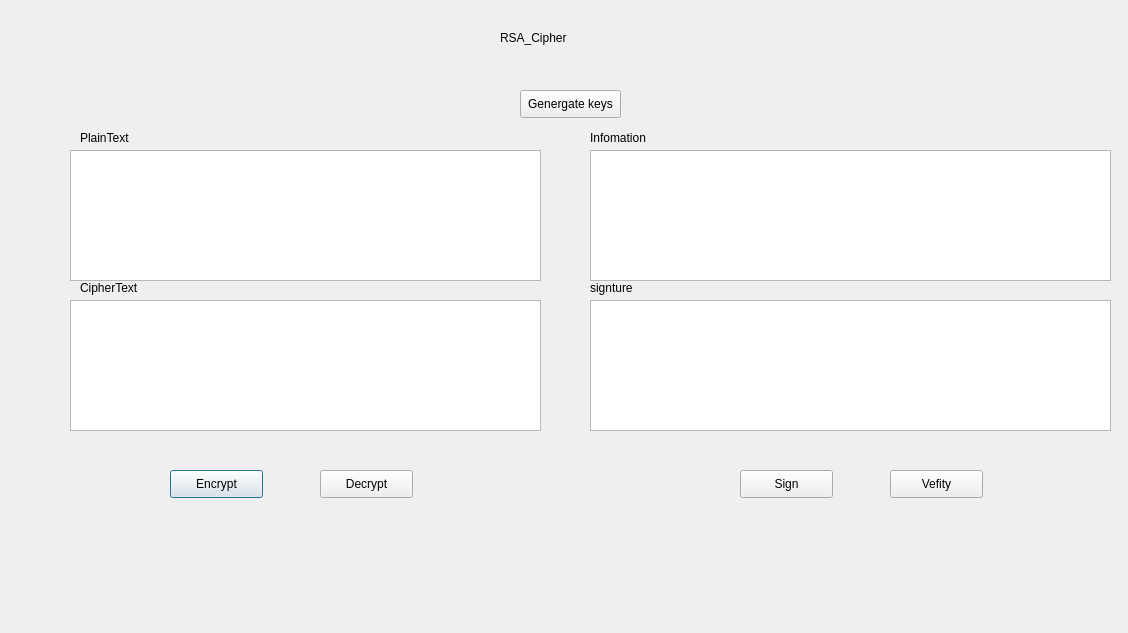
<?xml version="1.0" encoding="UTF-8"?>
<ui version="4.0">
 <class>rsa_cipher</class>
 <widget class="QDialog" name="rsa_cipher">
  <property name="geometry">
   <rect>
    <x>0</x>
    <y>0</y>
    <width>1128</width>
    <height>633</height>
   </rect>
  </property>
  <property name="windowTitle">
   <string>Dialog</string>
  </property>
  <widget class="QPushButton" name="btn_encrypt">
   <property name="geometry">
    <rect>
     <x>170</x>
     <y>470</y>
     <width>93</width>
     <height>28</height>
    </rect>
   </property>
   <property name="text">
    <string>Encrypt</string>
   </property>
  </widget>
  <widget class="QLabel" name="label">
   <property name="geometry">
    <rect>
     <x>80</x>
     <y>130</y>
     <width>55</width>
     <height>16</height>
    </rect>
   </property>
   <property name="text">
    <string>PlainText</string>
   </property>
  </widget>
  <widget class="QLabel" name="label_2">
   <property name="geometry">
    <rect>
     <x>500</x>
     <y>30</y>
     <width>91</width>
     <height>16</height>
    </rect>
   </property>
   <property name="text">
    <string>RSA_Cipher</string>
   </property>
  </widget>
  <widget class="QLabel" name="label_3">
   <property name="geometry">
    <rect>
     <x>80</x>
     <y>280</y>
     <width>61</width>
     <height>16</height>
    </rect>
   </property>
   <property name="text">
    <string>CipherText</string>
   </property>
  </widget>
  <widget class="QLabel" name="label_4">
   <property name="geometry">
    <rect>
     <x>590</x>
     <y>130</y>
     <width>61</width>
     <height>16</height>
    </rect>
   </property>
   <property name="text">
    <string>Infomation</string>
   </property>
  </widget>
  <widget class="QLabel" name="label_5">
   <property name="geometry">
    <rect>
     <x>590</x>
     <y>280</y>
     <width>55</width>
     <height>16</height>
    </rect>
   </property>
   <property name="text">
    <string>signture</string>
   </property>
  </widget>
  <widget class="QPlainTextEdit" name="txt_info">
   <property name="geometry">
    <rect>
     <x>590</x>
     <y>150</y>
     <width>521</width>
     <height>131</height>
    </rect>
   </property>
  </widget>
  <widget class="QPushButton" name="btn_decrypt">
   <property name="geometry">
    <rect>
     <x>320</x>
     <y>470</y>
     <width>93</width>
     <height>28</height>
    </rect>
   </property>
   <property name="text">
    <string>Decrypt</string>
   </property>
  </widget>
  <widget class="QPushButton" name="btn_gen_keys">
   <property name="geometry">
    <rect>
     <x>520</x>
     <y>90</y>
     <width>101</width>
     <height>28</height>
    </rect>
   </property>
   <property name="text">
    <string>Genergate keys</string>
   </property>
  </widget>
  <widget class="QPlainTextEdit" name="txt_sign">
   <property name="geometry">
    <rect>
     <x>590</x>
     <y>300</y>
     <width>521</width>
     <height>131</height>
    </rect>
   </property>
  </widget>
  <widget class="QPlainTextEdit" name="txt_cipher_text">
   <property name="geometry">
    <rect>
     <x>70</x>
     <y>300</y>
     <width>471</width>
     <height>131</height>
    </rect>
   </property>
  </widget>
  <widget class="QPlainTextEdit" name="txt_plain_text">
   <property name="geometry">
    <rect>
     <x>70</x>
     <y>150</y>
     <width>471</width>
     <height>131</height>
    </rect>
   </property>
  </widget>
  <widget class="QPushButton" name="btn_verify">
   <property name="geometry">
    <rect>
     <x>890</x>
     <y>470</y>
     <width>93</width>
     <height>28</height>
    </rect>
   </property>
   <property name="text">
    <string>Vefity</string>
   </property>
  </widget>
  <widget class="QPushButton" name="btn_sign">
   <property name="geometry">
    <rect>
     <x>740</x>
     <y>470</y>
     <width>93</width>
     <height>28</height>
    </rect>
   </property>
   <property name="text">
    <string>Sign</string>
   </property>
  </widget>
 </widget>
 <resources/>
 <connections/>
</ui>
